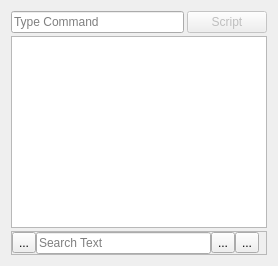
        <widget class="QWidget" name="layoutWidget">
         <layout class="QVBoxLayout" name="verticalLayout_6">
          <property name="spacing">
           <number>3</number>
          </property>
          <item>
           <layout class="QHBoxLayout" name="horizontalLayout">
            <item>
             <widget class="QLineEdit" name="cli_lineEdit">
              <property name="sizePolicy">
               <sizepolicy hsizetype="Expanding" vsizetype="Preferred">
                <horstretch>0</horstretch>
                <verstretch>0</verstretch>
               </sizepolicy>
              </property>
              <property name="toolTip">
               <string/>
              </property>
              <property name="inputMask">
               <string/>
              </property>
              <property name="text">
               <string/>
              </property>
              <property name="placeholderText">
               <string>Type Command</string>
              </property>
             </widget>
            </item>
            <item>
             <widget class="QPushButton" name="pushButton_script">
              <property name="enabled">
               <bool>false</bool>
              </property>
              <property name="text">
               <string>Script</string>
              </property>
             </widget>
            </item>
           </layout>
          </item>
          <item>
           <widget class="QTextBrowser" name="logWindowTextBrowser">
            <property name="sizePolicy">
             <sizepolicy hsizetype="Expanding" vsizetype="Expanding">
              <horstretch>0</horstretch>
              <verstretch>0</verstretch>
             </sizepolicy>
            </property>
            <property name="minimumSize">
             <size>
              <width>0</width>
              <height>0</height>
             </size>
            </property>
            <property name="maximumSize">
             <size>
              <width>16777215</width>
              <height>16777215</height>
             </size>
            </property>
            <property name="contextMenuPolicy">
             <enum>Qt::CustomContextMenu</enum>
            </property>
            <property name="autoFillBackground">
             <bool>false</bool>
            </property>
            <property name="styleSheet">
             <string notr="true">selection-background-color: #606060;
selection-color: #ffffff;</string>
            </property>
            <property name="locale">
             <locale language="English" country="UnitedStates"/>
            </property>
            <property name="frameShadow">
             <enum>QFrame::Plain</enum>
            </property>
            <property name="readOnly">
             <bool>true</bool>
            </property>
            <property name="openExternalLinks">
             <bool>true</bool>
            </property>
           </widget>
          </item>
          <item>
           <widget class="QFrame" name="findFrame">
            <property name="minimumSize">
             <size>
              <width>0</width>
              <height>0</height>
             </size>
            </property>
            <property name="frameShape">
             <enum>QFrame::StyledPanel</enum>
            </property>
            <property name="frameShadow">
             <enum>QFrame::Raised</enum>
            </property>
            <layout class="QVBoxLayout" name="verticalLayout_5">
             <property name="spacing">
              <number>0</number>
             </property>
             <property name="leftMargin">
              <number>0</number>
             </property>
             <property name="topMargin">
              <number>0</number>
             </property>
             <property name="rightMargin">
              <number>0</number>
             </property>
             <property name="bottomMargin">
              <number>0</number>
             </property>
             <item>
              <layout class="QHBoxLayout" name="horizontalLayout_2">
               <property name="spacing">
                <number>0</number>
               </property>
               <item>
                <widget class="QToolButton" name="CancelToolButton">
                 <property name="text">
                  <string>...</string>
                 </property>
                 <property name="icon">
                  <iconset>
                   <normaloff>:/icon/cancel.png</normaloff>:/icon/cancel.png</iconset>
                 </property>
                 <property name="iconSize">
                  <size>
                   <width>16</width>
                   <height>16</height>
                  </size>
                 </property>
                </widget>
               </item>
               <item>
                <widget class="QLineEdit" name="findLineEdit">
                 <property name="placeholderText">
                  <string>Search Text</string>
                 </property>
                </widget>
               </item>
               <item>
                <widget class="QToolButton" name="BackToolButton">
                 <property name="text">
                  <string>...</string>
                 </property>
                 <property name="icon">
                  <iconset>
                   <normaloff>:/icon/arrowUp.png</normaloff>:/icon/arrowUp.png</iconset>
                 </property>
                 <property name="iconSize">
                  <size>
                   <width>16</width>
                   <height>16</height>
                  </size>
                 </property>
                </widget>
               </item>
               <item>
                <widget class="QToolButton" name="NextToolButton">
                 <property name="text">
                  <string>...</string>
                 </property>
                 <property name="icon">
                  <iconset>
                   <normaloff>:/icon/arrowDown.png</normaloff>:/icon/arrowDown.png</iconset>
                 </property>
                 <property name="iconSize">
                  <size>
                   <width>16</width>
                   <height>16</height>
                  </size>
                 </property>
                </widget>
               </item>
               <item>
                <widget class="QLabel" name="MatchNumLabel">
                 <property name="text">
                  <string/>
                 </property>
                </widget>
               </item>
              </layout>
             </item>
            </layout>
           </widget>
          </item>
         </layout>
        </widget>
